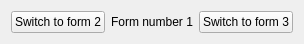
<?xml version="1.0" encoding="UTF-8"?>
<ui version="4.0">
 <class>WidgetOne</class>
 <widget class="QWidget" name="WidgetOne">
  <property name="geometry">
   <rect>
    <x>0</x>
    <y>0</y>
    <width>294</width>
    <height>41</height>
   </rect>
  </property>
  <property name="windowTitle">
   <string>Form</string>
  </property>
  <property name="styleSheet">
   <string notr="true"/>
  </property>
  <layout class="QGridLayout" name="gridLayout">
   <item row="0" column="0">
    <widget class="QPushButton" name="buttonW2">
     <property name="styleSheet">
      <string notr="true"/>
     </property>
     <property name="text">
      <string>Switch to form 2</string>
     </property>
     <property name="checkable">
      <bool>false</bool>
     </property>
     <property name="checked">
      <bool>false</bool>
     </property>
     <property name="autoRepeat">
      <bool>false</bool>
     </property>
     <property name="default">
      <bool>false</bool>
     </property>
    </widget>
   </item>
   <item row="0" column="2">
    <widget class="QPushButton" name="buttonW3">
     <property name="text">
      <string>Switch to form 3</string>
     </property>
    </widget>
   </item>
   <item row="0" column="1">
    <widget class="QLabel" name="label">
     <property name="text">
      <string>Form number 1</string>
     </property>
     <property name="alignment">
      <set>Qt::AlignCenter</set>
     </property>
    </widget>
   </item>
  </layout>
 </widget>
 <resources/>
 <connections/>
</ui>
